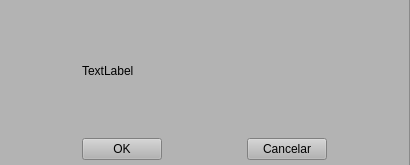
<?xml version="1.0" encoding="UTF-8"?>
<ui version="4.0">
 <class>MainWindow_estoque</class>
 <widget class="QMainWindow" name="MainWindow_estoque">
  <property name="geometry">
   <rect>
    <x>0</x>
    <y>0</y>
    <width>410</width>
    <height>165</height>
   </rect>
  </property>
  <property name="minimumSize">
   <size>
    <width>405</width>
    <height>160</height>
   </size>
  </property>
  <property name="maximumSize">
   <size>
    <width>410</width>
    <height>165</height>
   </size>
  </property>
  <property name="windowTitle">
   <string>Myframecg</string>
  </property>
  <property name="styleSheet">
   <string notr="true">background-color: rgb(0, 0, 0);</string>
  </property>
  <widget class="QWidget" name="centralwidget">
   <widget class="QFrame" name="frame">
    <property name="geometry">
     <rect>
      <x>-1</x>
      <y>-1</y>
      <width>411</width>
      <height>171</height>
     </rect>
    </property>
    <property name="styleSheet">
     <string notr="true">background-color: rgb(179, 179, 179);</string>
    </property>
    <property name="frameShape">
     <enum>QFrame::StyledPanel</enum>
    </property>
    <property name="frameShadow">
     <enum>QFrame::Raised</enum>
    </property>
    <layout class="QGridLayout" name="gridLayout">
     <item row="1" column="1">
      <widget class="QPushButton" name="pushButton_ok">
       <property name="text">
        <string>OK</string>
       </property>
      </widget>
     </item>
     <item row="0" column="1" colspan="3">
      <widget class="QLabel" name="label_pop_up">
       <property name="text">
        <string>TextLabel</string>
       </property>
      </widget>
     </item>
     <item row="1" column="3">
      <widget class="QPushButton" name="pushButton_cancelar">
       <property name="text">
        <string>Cancelar</string>
       </property>
      </widget>
     </item>
     <item row="1" column="0">
      <spacer name="horizontalSpacer">
       <property name="orientation">
        <enum>Qt::Horizontal</enum>
       </property>
       <property name="sizeHint" stdset="0">
        <size>
         <width>40</width>
         <height>20</height>
        </size>
       </property>
      </spacer>
     </item>
     <item row="1" column="2">
      <spacer name="horizontalSpacer_2">
       <property name="orientation">
        <enum>Qt::Horizontal</enum>
       </property>
       <property name="sizeHint" stdset="0">
        <size>
         <width>40</width>
         <height>20</height>
        </size>
       </property>
      </spacer>
     </item>
     <item row="1" column="4">
      <spacer name="horizontalSpacer_3">
       <property name="orientation">
        <enum>Qt::Horizontal</enum>
       </property>
       <property name="sizeHint" stdset="0">
        <size>
         <width>40</width>
         <height>20</height>
        </size>
       </property>
      </spacer>
     </item>
     <item row="0" column="0">
      <spacer name="horizontalSpacer_4">
       <property name="orientation">
        <enum>Qt::Horizontal</enum>
       </property>
       <property name="sizeHint" stdset="0">
        <size>
         <width>40</width>
         <height>20</height>
        </size>
       </property>
      </spacer>
     </item>
     <item row="0" column="4">
      <spacer name="horizontalSpacer_5">
       <property name="orientation">
        <enum>Qt::Horizontal</enum>
       </property>
       <property name="sizeHint" stdset="0">
        <size>
         <width>40</width>
         <height>20</height>
        </size>
       </property>
      </spacer>
     </item>
    </layout>
   </widget>
  </widget>
 </widget>
 <resources/>
 <connections/>
</ui>
